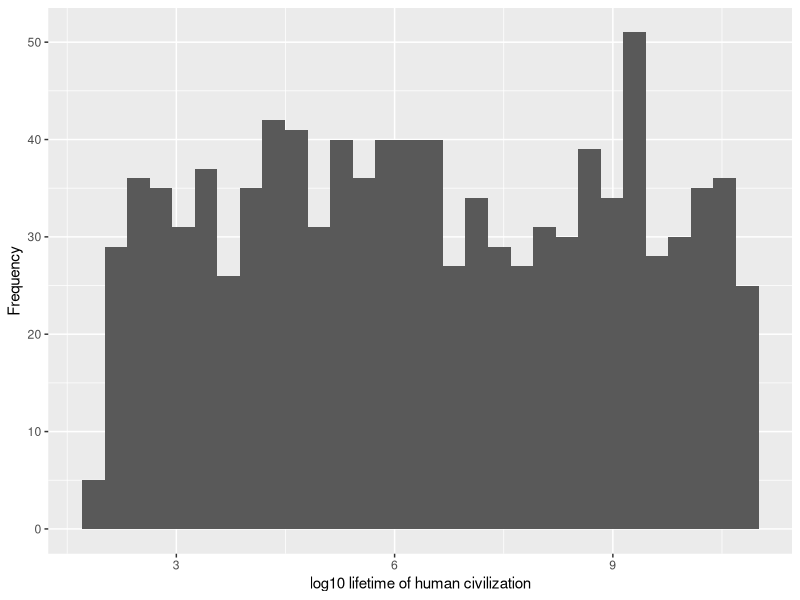
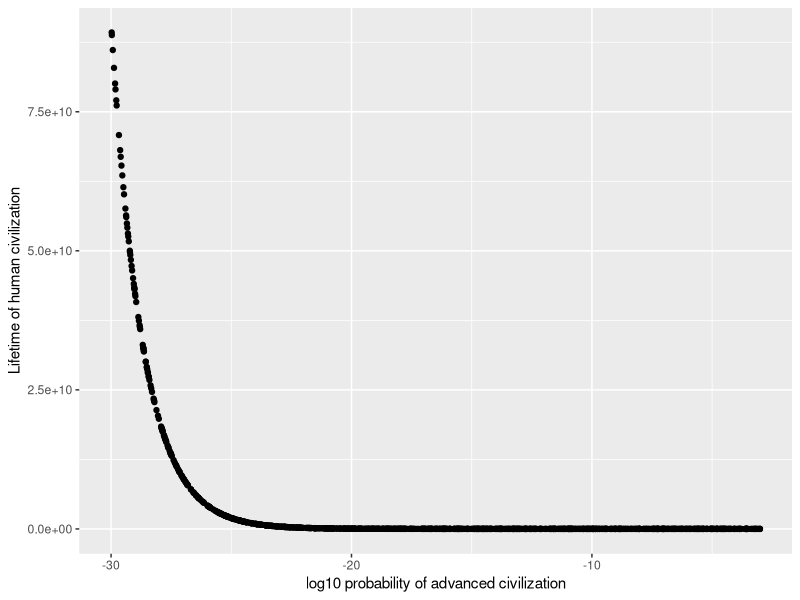
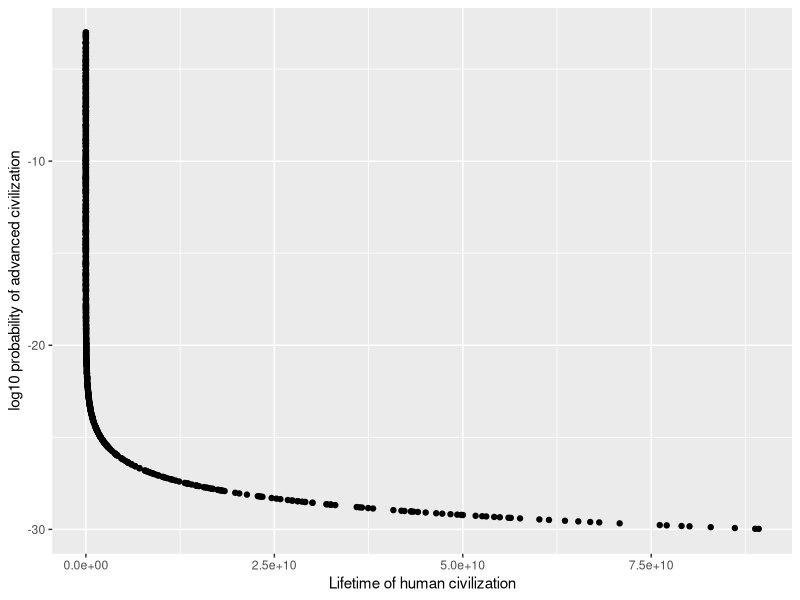
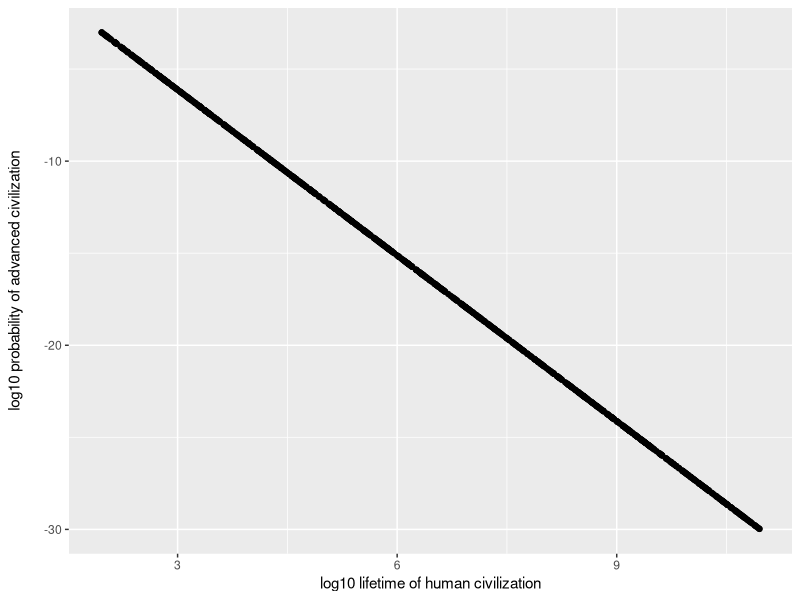

Source code (R) for these figures, in order:
#################################################
# Code to calculate the minimum value 
# of the lifetime of an advanced civilization
# so that it can detect the presence of another
# advanced radio transmitting civilization
##################################################

###########################
# load libraries
###########################
library(ggplot2)


###########################
# basic calculations
###########################
c = (240 * pi)^(1/3)


(240 * pi)^(1/3)


p = 1e-12

L = c/ ( p^(1/3)  )

L

#####################
# general equation
#####################

d = 1/320

p = 1e-12

L = ( (3 * pi ) / ( 4 * p * d ) )^(1/3)

L


d = 1/320

p = 1e-15

L = ( (3 * pi ) / ( 4 * p * d ) )^(1/3)

L


############################
# sample p, d and plot L
############################

# sample from uniform distribution for log10(p)
N_samples = 1000 # number of samples
p_log_MIN = log10(1e-30) # minimum value of p on log scale
p_log_MAX = log10(1e-3)  # maximum value of p on log scale
d = 1/320 # stellar density in our neighbourhood

# sample
p_dist_log = runif(n = N_samples, min = p_log_MIN, max = p_log_MAX)
p_dist = 10^p_dist_log


# cosmic loneliness equation
L_dist = ( (3 * pi ) / ( 4 * p_dist * d ) )^(1/3)

L_dist

# plot L log
ggplot2::qplot( log10( L_dist), 
                xlab = 'log10 lifetime of human civilization',
                ylab = 'Frequency'
                )

summary( (L_dist)  )

ggplot2::qplot(x = p_dist_log, y = L_dist,
               xlab = 'log10 probability of advanced civilization',
               ylab = 'Lifetime of human civilization'
               )

ggplot2::qplot(y = p_dist_log, x = L_dist, 
               xlab = 'Lifetime of human civilization',
               ylab = 'log10 probability of advanced civilization'
               )

# ggplot2::qplot(y = log10(p_dist_log + 0.1), x = log10(L_dist + 0.1) )
ggplot2::qplot(y = p_dist_log, x = log10(L_dist), 
               xlab = 'log10 lifetime of human civilization',
               ylab = 'log10 probability of advanced civilization
               ')


